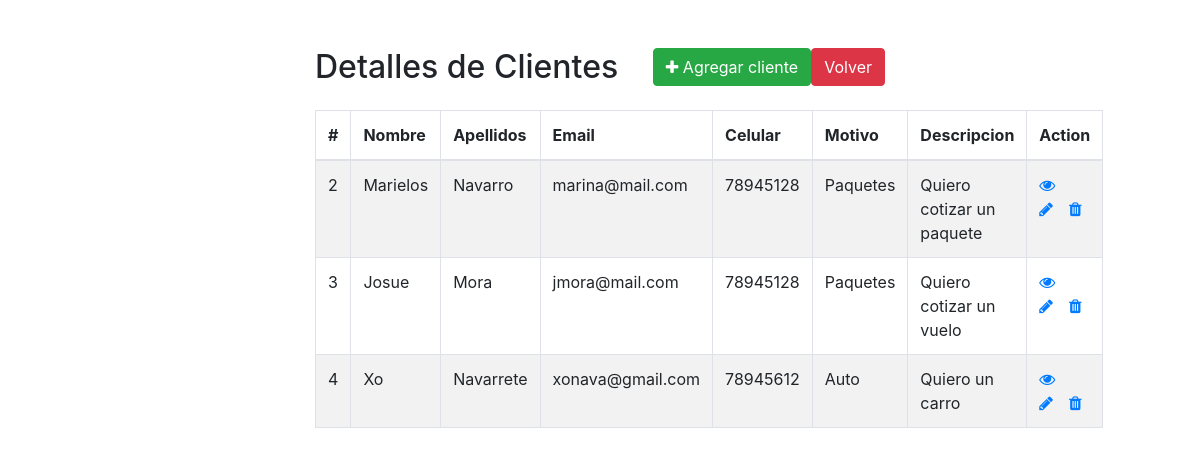
Before: /listaCliente.php with the older database file.
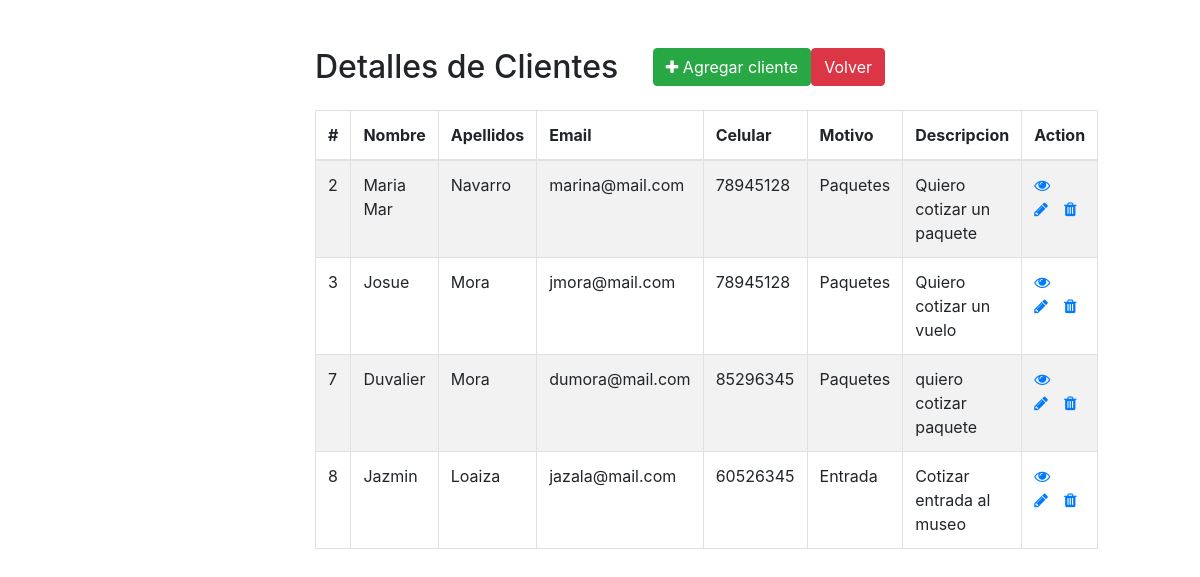
After: the same page with the newer database file.
### tables this page shows
CREATE TABLE `clientes` (
  `idCliente` int(11) NOT NULL,
  `nombreCliente` varchar(50) NOT NULL,
  `apellidosCliente` varchar(100) NOT NULL,
  `correoCliente` varchar(100) NOT NULL,
  `celularCliente` int(11) NOT NULL,
  `motivoCliente` varchar(100) NOT NULL,
  `descripcionCliente` varchar(300) NOT NULL
);

### listaCliente.php (the view, shortened to what this page needs)
<!DOCTYPE html>
<html lang="en">
<head>
    <link rel="stylesheet" href="https://stackpath.bootstrapcdn.com/bootstrap/4.5.2/css/bootstrap.min.css">
    <link rel="stylesheet" href="https://maxcdn.bootstrapcdn.com/font-awesome/4.7.0/css/font-awesome.min.css">
</head>
<body>
    <div class="wrapper">
        <div class="container-fluid">
            <div class="row">
                <div class="col-md-12">
                    <div class="mt-5 mb-3 clearfix">
                        <h2 class="pull-left">Detalles de Clientes</h2>
                        <a href="welcome.php" class="btn btn-danger pull-right"></> Volver</a>
                        <a href="createCliente.php" class="btn btn-success pull-right"><i class="fa fa-plus"></i> Agregar cliente</a>
                    </div>
                    <?php
                    require_once "config.php";
                    $sql = "SELECT * FROM clientes";
                    if($result = $pdo->query($sql)){
                        if($result->rowCount() > 0){
                            echo '<table class="table table-bordered table-striped">';
                                echo "<thead>";
                                    echo "<tr>";
                                        echo "<th>#</th>";
                                        echo "<th>Nombre</th>";
                                        echo "<th>Apellidos</th>";
                                        echo "<th>Email</th>";
                                        echo "<th>Celular</th>";
                                        echo "<th>Motivo</th>";
                                        echo "<th>Descripcion</th>";
                                        echo "<th>Action</th>";
                                    echo "</tr>";
                                echo "</thead>";
                                echo "<tbody>";
                                while($row = $result->fetch()){
                                    echo "<tr>";
                                        echo "<td>" . $row['idCliente'] . "</td>";
                                        echo "<td>" . $row['nombreCliente'] . "</td>";
                                        echo "<td>" . $row['apellidosCliente'] . "</td>";
                                        echo "<td>" . $row['correoCliente'] . "</td>";
                                        echo "<td>" . $row['celularCliente'] . "</td>";
                                        echo "<td>" . $row['motivoCliente'] . "</td>";
                                        echo "<td>" . $row['descripcionCliente'] . "</td>";
                                        echo "<td>";
                                            echo '<a href="readCliente.php?idCliente='. $row['idCliente'] .'" class="mr-3" title="View Record" data-toggle="tooltip"><span class="fa fa-eye"></span></a>';
                                            echo '<a href="updateCliente.php?idCliente='. $row['idCliente'] .'" class="mr-3" title="Update Record" data-toggle="tooltip"><span class="fa fa-pencil"></span></a>';
                                            echo '<a href="deleteCliente.php?idCliente='. $row['idCliente'] .'" title="Delete Record" data-toggle="tooltip"><span class="fa fa-trash"></span></a>';
                                        echo "</td>";
                                    echo "</tr>";
                                }
                                echo "</tbody>";
                            echo "</table>";
                        } else{
                            echo '<div class="alert alert-danger"><em>No records were found.</em></div>';
                        }
                    } else{
                        echo "Oops! Something went wrong. Please try again later.";
                    }
                    ?>
                </div>
            </div>
        </div>
    </div>
</body>
</html>

### listaCliente.php (style rules this page uses)
.wrapper { width: 600px; margin: 0 auto; }
table tr td:last-child { width: 120px; }

Changed rows visible on the page:
removed clientes: idCliente "4", nombreCliente "Xo", apellidosCliente "Navarrete", correoCliente "xonava@gmail.com", celularCliente "78945612", motivoCliente "Auto", descripcionCliente "Quiero un carro"
changed clientes "Navarro": nombreCliente "Marielos" → "Maria Mar"
added clientes: idCliente "7", nombreCliente "Duvalier", apellidosCliente "Mora", correoCliente "dumora@mail.com", celularCliente "85296345", motivoCliente "Paquetes", descripcionCliente "quiero cotizar paquete"
added clientes: idCliente "8", nombreCliente "Jazmin", apellidosCliente "Loaiza", correoCliente "jazala@mail.com", celularCliente "60526345", motivoCliente "Entrada", descripcionCliente "Cotizar entrada al museo"
